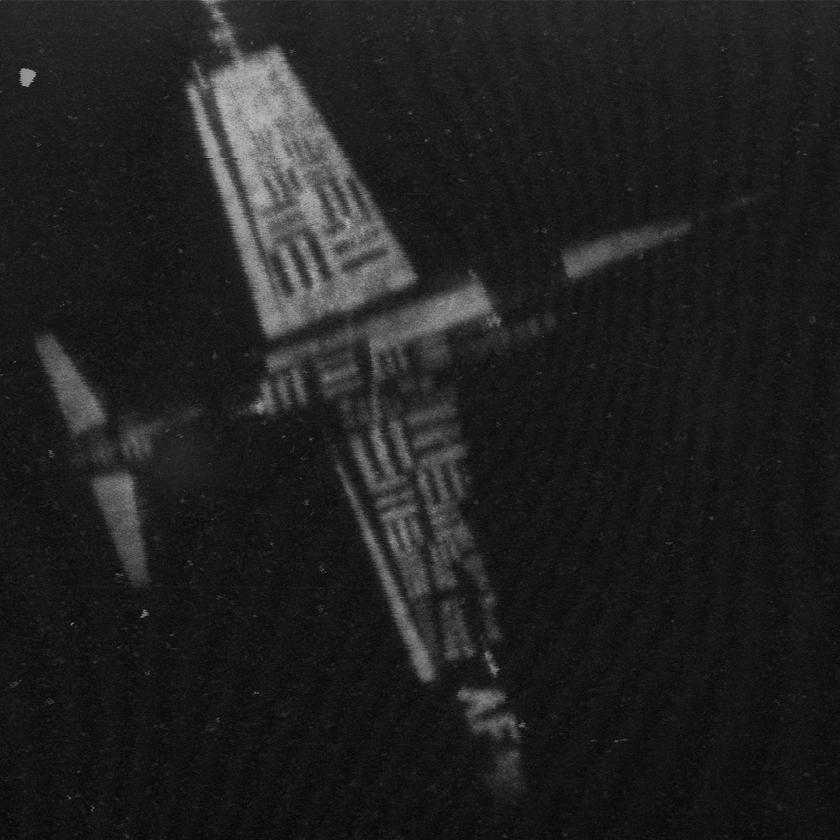
#> input picture misc/7.2.01.tiff, 840 x 840 px, shrunk from 1024 x 1024 before the run, found by its file name
$ python exp_B.py
#> lines starting #> are read from the running program, lines starting #| are printed output that depends on the picture
import skimage.io as io
import matplotlib.pyplot as plt
import skimage.exposure as ex

img1=io.imread('C://Users//kamel//Music//misc//7.2.01.tiff')
#> img1 is the input picture: shape (840, 840); min 5, max 190, mean 32.5
plt.subplot(2,2,1)
plt.title("original image")
io.imshow(img1)

img2= ex.equalize_hist(img1)
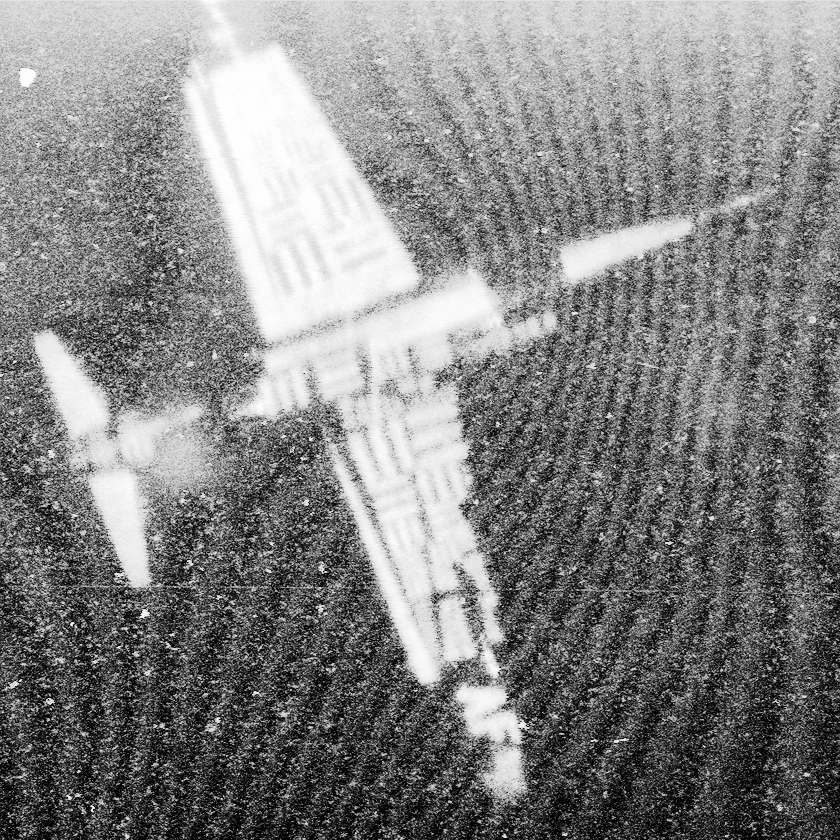
#> img2: shape (840, 840) float64; min 8.5e-06, max 1, mean 0.516
plt.subplot(2,2,2)
plt.title("equalized image")
io.imshow(img2)
plt.show()
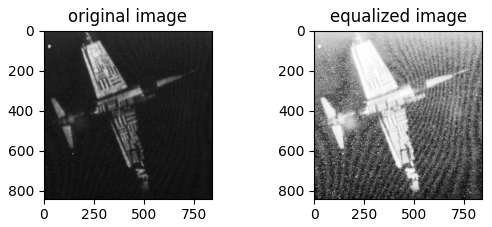
#> figure drawn by matplotlib, 2 panels

plt.title("histogram of grayscale image")
plt.hist(img2.flatten(), bins=256)
plt.show()
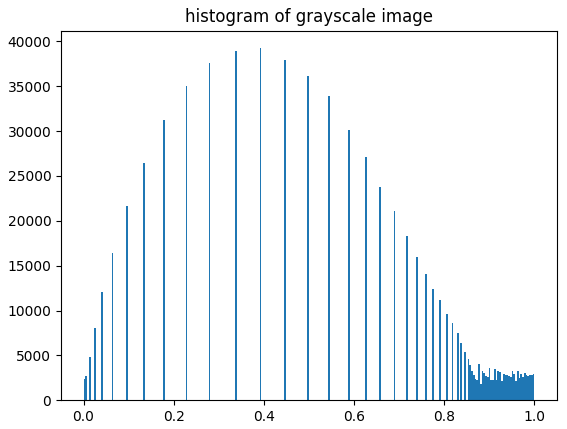
#> figure drawn by matplotlib, 1 panel; tallest bar 39249 high, from x = 0.391 to 0.395

img3=io.imread('C://Users//kamel//Music//misc//4.2.07.tiff')
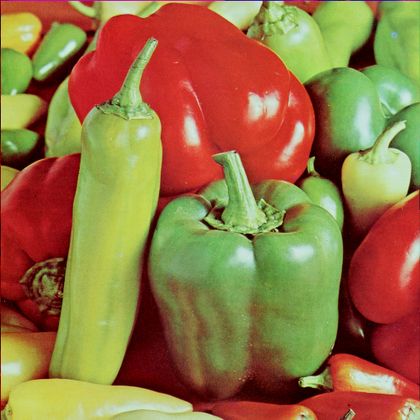
#> input picture misc/4.2.07.tiff, 420 x 420 px, shrunk from 512 x 512 before the run, found by its file name
#> img3 is the input picture: shape (420, 420, 3); mean R, G, B 149.8, 115.6, 66.5
plt.subplot(2,2,1)
plt.title("original image")
io.imshow(img3)

img4= ex.equalize_hist(img3)
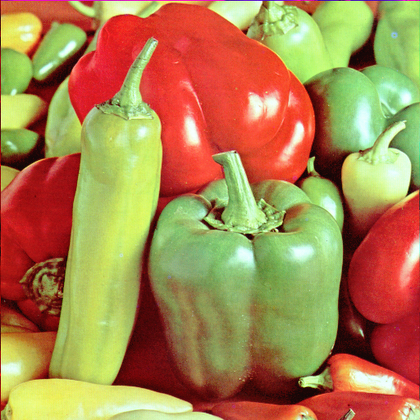
#> img4: shape (420, 420, 3) float64; mean R, G, B 0.672, 0.523, 0.314
plt.subplot(2,2,2)
plt.title("equalized image")
io.imshow(img4)
plt.show()

plt.subplot(2,2,1)
plt.title("histogram")
plt.hist(img3.flatten(), bins=256)
plt.subplot(2,2,2)
plt.title("histogram of blue")
plt.hist(img3[0].flatten(), bins=256)
plt.subplot(2,2,3)
plt.title("histogram of green")
plt.hist(img3[1].flatten(), bins=256)
plt.subplot(2,2,4)
plt.title("histogram of red")
plt.hist(img3[2].flatten(), bins=256)
plt.show()
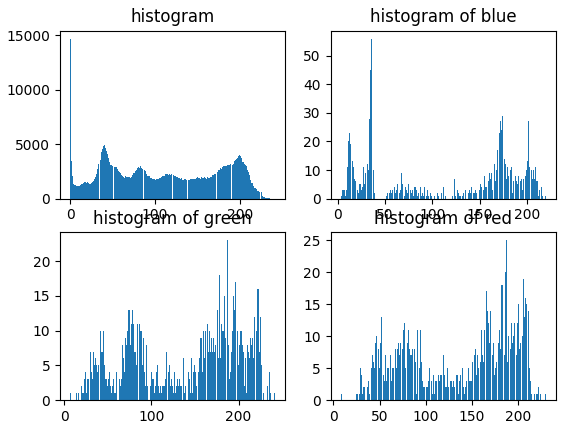
#> figure drawn by matplotlib, 4 panels; panel 1: tallest bar 14693 high, from x = 0 to 0.945; panel 2: tallest bar 56 high, from x = 35.21 to 36.06; panel 3: tallest bar 23 high, from x = 186.9 to 187.8; panel 4: tallest bar 25 high, from x = 186.6 to 187.5

plt.subplot(2,2,1)
plt.title("equalized histogram")
plt.hist(img4.flatten(), bins=256)
plt.subplot(2,2,2)
plt.title("equalized histogram of blue")
plt.hist(img4[0].flatten(), bins=256)
plt.subplot(2,2,3)
plt.title("equalized histogram of green")
plt.hist(img4[1].flatten(), bins=256)
plt.subplot(2,2,4)
plt.title("equalized histogram of red")
plt.hist(img4[2].flatten(), bins=256)
plt.show()
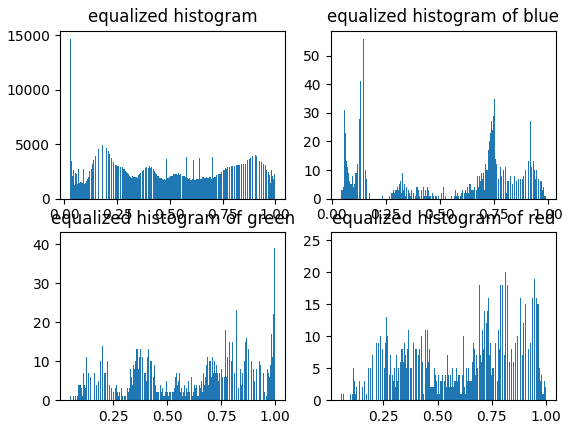
#> figure drawn by matplotlib, 4 panels; panel 1: tallest bar 14693 high, from x = 0.0278 to 0.0316; panel 2: tallest bar 56 high, from x = 0.145 to 0.149; panel 3: tallest bar 41 high, from x = 0.993 to 0.996; panel 4: tallest bar 25 high, from x = 0.819 to 0.822
